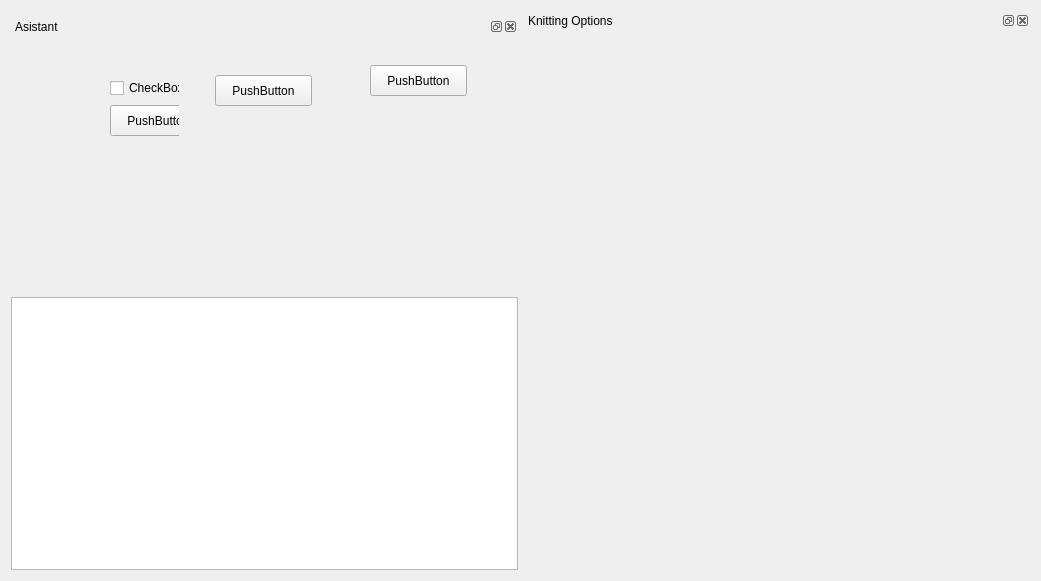
<?xml version="1.0" encoding="UTF-8"?>
<ui version="4.0">
 <class>Form</class>
 <widget class="QWidget" name="Form">
  <property name="geometry">
   <rect>
    <x>0</x>
    <y>0</y>
    <width>1041</width>
    <height>581</height>
   </rect>
  </property>
  <property name="windowTitle">
   <string>Form</string>
  </property>
  <layout class="QGridLayout" name="gridLayout">
   <item row="2" column="0">
    <layout class="QHBoxLayout" name="horizontalLayout_2">
     <item>
      <widget class="QGraphicsView" name="graphicsView"/>
     </item>
    </layout>
   </item>
   <item row="0" column="1" rowspan="3">
    <widget class="QDockWidget" name="dockWidget_2">
     <property name="windowTitle">
      <string>Knitting Options</string>
     </property>
     <widget class="QWidget" name="dockWidgetContents_2"/>
    </widget>
   </item>
   <item row="1" column="0">
    <widget class="QDockWidget" name="dockWidget">
     <property name="acceptDrops">
      <bool>true</bool>
     </property>
     <property name="windowTitle">
      <string>Asistant</string>
     </property>
     <widget class="QWidget" name="dockWidgetContents">
      <layout class="QHBoxLayout" name="horizontalLayout">
       <item>
        <widget class="QWidget" name="widget" native="true">
         <widget class="QPushButton" name="pushButton_4">
          <property name="geometry">
           <rect>
            <x>90</x>
            <y>60</y>
            <width>97</width>
            <height>31</height>
           </rect>
          </property>
          <property name="text">
           <string>PushButton</string>
          </property>
         </widget>
         <widget class="QCheckBox" name="checkBox">
          <property name="geometry">
           <rect>
            <x>90</x>
            <y>30</y>
            <width>94</width>
            <height>26</height>
           </rect>
          </property>
          <property name="text">
           <string>CheckBox</string>
          </property>
         </widget>
        </widget>
       </item>
       <item>
        <widget class="QWidget" name="widget_2" native="true">
         <widget class="QPushButton" name="pushButton_2">
          <property name="geometry">
           <rect>
            <x>30</x>
            <y>30</y>
            <width>97</width>
            <height>31</height>
           </rect>
          </property>
          <property name="text">
           <string>PushButton</string>
          </property>
         </widget>
        </widget>
       </item>
       <item>
        <widget class="QWidget" name="widget_3" native="true">
         <widget class="QPushButton" name="pushButton_3">
          <property name="geometry">
           <rect>
            <x>20</x>
            <y>20</y>
            <width>97</width>
            <height>31</height>
           </rect>
          </property>
          <property name="text">
           <string>PushButton</string>
          </property>
         </widget>
        </widget>
       </item>
      </layout>
     </widget>
    </widget>
   </item>
  </layout>
 </widget>
 <resources/>
 <connections/>
</ui>
